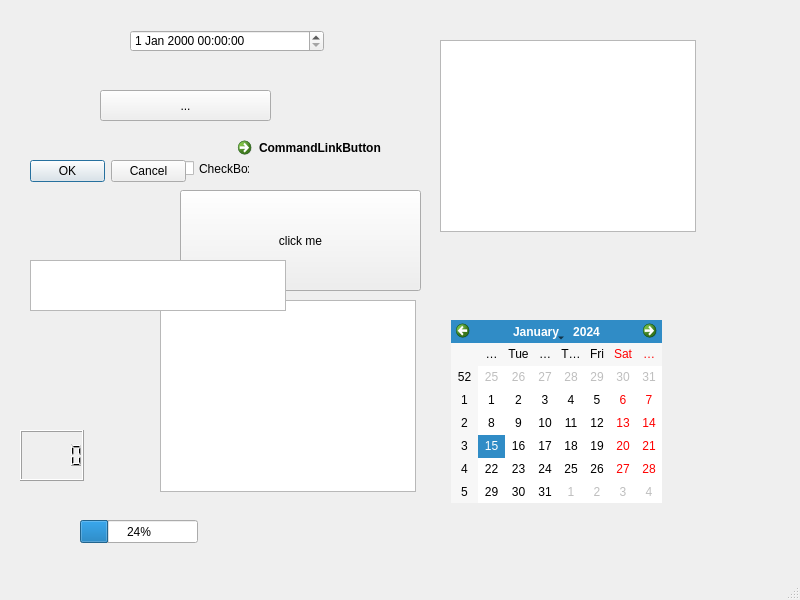
<?xml version="1.0" encoding="UTF-8"?>
<ui version="4.0">
 <class>MainWindow</class>
 <widget class="QMainWindow" name="MainWindow">
  <property name="geometry">
   <rect>
    <x>0</x>
    <y>0</y>
    <width>800</width>
    <height>600</height>
   </rect>
  </property>
  <property name="windowTitle">
   <string>MainWindow</string>
  </property>
  <widget class="QWidget" name="centralwidget">
   <widget class="QPushButton" name="pushButton">
    <property name="geometry">
     <rect>
      <x>180</x>
      <y>190</y>
      <width>241</width>
      <height>101</height>
     </rect>
    </property>
    <property name="mouseTracking">
     <bool>true</bool>
    </property>
    <property name="tabletTracking">
     <bool>true</bool>
    </property>
    <property name="text">
     <string>click me</string>
    </property>
   </widget>
   <widget class="QCheckBox" name="checkBox">
    <property name="geometry">
     <rect>
      <x>180</x>
      <y>160</y>
      <width>70</width>
      <height>17</height>
     </rect>
    </property>
    <property name="text">
     <string>CheckBox</string>
    </property>
   </widget>
   <widget class="QTableView" name="tableView">
    <property name="geometry">
     <rect>
      <x>160</x>
      <y>300</y>
      <width>256</width>
      <height>192</height>
     </rect>
    </property>
   </widget>
   <widget class="QUndoView" name="undoView">
    <property name="geometry">
     <rect>
      <x>440</x>
      <y>40</y>
      <width>256</width>
      <height>192</height>
     </rect>
    </property>
   </widget>
   <widget class="QToolButton" name="toolButton">
    <property name="geometry">
     <rect>
      <x>100</x>
      <y>90</y>
      <width>171</width>
      <height>31</height>
     </rect>
    </property>
    <property name="text">
     <string>...</string>
    </property>
   </widget>
   <widget class="QCalendarWidget" name="calendarWidget">
    <property name="geometry">
     <rect>
      <x>451</x>
      <y>320</y>
      <width>211</width>
      <height>183</height>
     </rect>
    </property>
   </widget>
   <widget class="QTextBrowser" name="textBrowser">
    <property name="geometry">
     <rect>
      <x>30</x>
      <y>260</y>
      <width>256</width>
      <height>51</height>
     </rect>
    </property>
   </widget>
   <widget class="QLCDNumber" name="lcdNumber">
    <property name="geometry">
     <rect>
      <x>20</x>
      <y>430</y>
      <width>64</width>
      <height>51</height>
     </rect>
    </property>
   </widget>
   <widget class="QProgressBar" name="progressBar">
    <property name="geometry">
     <rect>
      <x>80</x>
      <y>520</y>
      <width>118</width>
      <height>23</height>
     </rect>
    </property>
    <property name="value">
     <number>24</number>
    </property>
   </widget>
   <widget class="QDateTimeEdit" name="dateTimeEdit">
    <property name="geometry">
     <rect>
      <x>130</x>
      <y>30</y>
      <width>194</width>
      <height>22</height>
     </rect>
    </property>
   </widget>
   <widget class="QCommandLinkButton" name="commandLinkButton">
    <property name="geometry">
     <rect>
      <x>230</x>
      <y>130</y>
      <width>185</width>
      <height>41</height>
     </rect>
    </property>
    <property name="text">
     <string>CommandLinkButton</string>
    </property>
   </widget>
   <widget class="QDialogButtonBox" name="buttonBox">
    <property name="geometry">
     <rect>
      <x>30</x>
      <y>160</y>
      <width>156</width>
      <height>23</height>
     </rect>
    </property>
    <property name="standardButtons">
     <set>QDialogButtonBox::Cancel|QDialogButtonBox::Ok</set>
    </property>
   </widget>
  </widget>
  <widget class="QMenuBar" name="menubar">
   <property name="geometry">
    <rect>
     <x>0</x>
     <y>0</y>
     <width>800</width>
     <height>21</height>
    </rect>
   </property>
  </widget>
  <widget class="QStatusBar" name="statusbar"/>
 </widget>
 <resources/>
 <connections/>
</ui>
